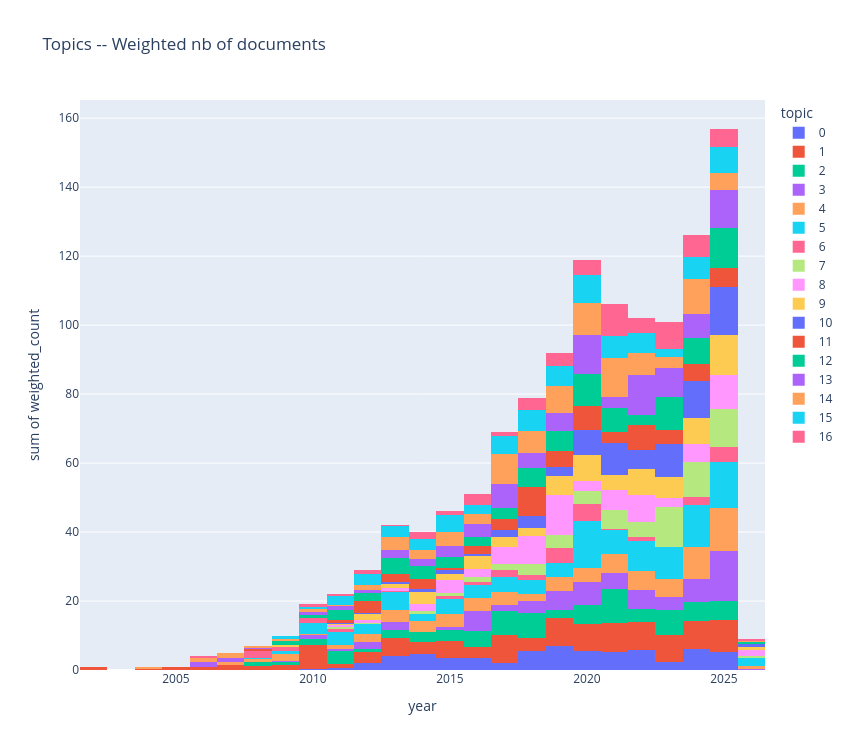

Here is the notebook cell this chart was saved with:
### Code cell
fig = px.histogram(df_agg.sort_values(by=["topic"]), x="year", y="weighted_count", color="topic",
                   title=f"Topics -- Weighted nb of documents",
                   nbins=30)
fig.update_layout(
    width = 850,
    height = 750,
)
fig.show()

### Figure 1 — Plotly figure (JSON) as saved in the notebook; plotly's stock layout.template omitted (floating-point values rounded to 4 significant figures)
{"data": [{"bingroup": "x", "histfunc": "sum", "hovertemplate": "topic=0<br>year=%{x}<br>sum of weighted_count=%{y}<extra></extra>", "legendgroup": "0", "marker": {"color": "#636efa", "pattern": {"shape": ""}}, "name": "0", "nbinsx": 30, "orientation": "v", "showlegend": true, "type": "histogram", "x": [2002.0, 2005.0, 2021.0, 2020.0, 2006.0, 2019.0, 2026.0, 2007.0, 2018.0, 2017.0, 2008.0, 2016.0, 2015.0, 2009.0, 2014.0, 2013.0, 2010.0, 2012.0, 2022.0, 2023.0, 2011.0, 2004.0, 2025.0, 2024.0], "xaxis": "x", "y": [0.0, 0.0, 5.226, 5.465, 0.0, 6.822, 0.0, 0.0, 5.577, 1.933, 0.0, 3.619, 3.624, 0.0, 4.589, 4.174, 0.2881, 2.103, 5.906, 2.338, 0.4939, 0.0, 5.28, 6.138], "yaxis": "y"}, {"bingroup": "x", "histfunc": "sum", "hovertemplate": "topic=1<br>year=%{x}<br>sum of weighted_count=%{y}<extra></extra>", "legendgroup": "1", "marker": {"color": "#EF553B", "pattern": {"shape": ""}}, "name": "1", "nbinsx": 30, "orientation": "v", "showlegend": true, "type": "histogram", "x": [2018.0, 2013.0, 2020.0, 2024.0, 2014.0, 2009.0, 2019.0, 2015.0, 2007.0, 2016.0, 2026.0, 2008.0, 2017.0, 2025.0, 2011.0, 2021.0, 2006.0, 2022.0, 2010.0, 2004.0, 2012.0, 2023.0, 2005.0, 2002.0], "xaxis": "x", "y": [3.6, 5.108, 7.745, 8.206, 3.596, 1.432, 8.171, 4.706, 1.398, 3.123, 0.01773, 1.194, 8.192, 9.282, 1.193, 8.291, 1.0, 7.998, 6.912, 0.293, 3.057, 7.74, 0.7706, 0.835], "yaxis": "y"}, {"bingroup": "x", "histfunc": "sum", "hovertemplate": "topic=2<br>year=%{x}<br>sum of weighted_count=%{y}<extra></extra>", "legendgroup": "2", "marker": {"color": "#00cc96", "pattern": {"shape": ""}}, "name": "2", "nbinsx": 30, "orientation": "v", "showlegend": true, "type": "histogram", "x": [2022.0, 2017.0, 2002.0, 2015.0, 2009.0, 2012.0, 2007.0, 2004.0, 2016.0, 2018.0, 2008.0, 2023.0, 2014.0, 2006.0, 2025.0, 2024.0, 2005.0, 2020.0, 2011.0, 2013.0, 2026.0, 2010.0, 2021.0, 2019.0], "xaxis": "x", "y": [3.776, 6.902, 0.0, 3.254, 0.9669, 1.0, 0.0, 0.0, 4.582, 7.234, 1.034, 7.306, 2.928, 0.0, 5.48, 5.381, 0.0, 5.63, 3.795, 2.445, 0.0, 1.831, 9.839, 2.335], "yaxis": "y"}, {"bingroup": "x", "histfunc": "sum", "hovertemplate": "topic=3<br>year=%{x}<br>sum of weighted_count=%{y}<extra></extra>", "legendgroup": "3", "marker": {"color": "#ab63fa", "pattern": {"shape": ""}}, "name": "3", "nbinsx": 30, "orientation": "v", "showlegend": true, "type": "histogram", "x": [2011.0, 2008.0, 2002.0, 2012.0, 2026.0, 2015.0, 2014.0, 2009.0, 2013.0, 2010.0, 2025.0, 2016.0, 2017.0, 2005.0, 2019.0, 2020.0, 2024.0, 2021.0, 2018.0, 2022.0, 2006.0, 2023.0, 2004.0, 2007.0], "xaxis": "x", "y": [0.5917, 0.0, 0.0, 2.0, 0.4034, 0.8053, 0.0, 0.1666, 2.282, 1.0, 14.36, 5.883, 1.796, 0.0, 5.654, 6.701, 6.619, 4.893, 3.464, 5.501, 1.35, 3.652, 0.0, 0.0], "yaxis": "y"}, {"bingroup": "x", "histfunc": "sum", "hovertemplate": "topic=4<br>year=%{x}<br>sum of weighted_count=%{y}<extra></extra>", "legendgroup": "4", "marker": {"color": "#FFA15A", "pattern": {"shape": ""}}, "name": "4", "nbinsx": 30, "orientation": "v", "showlegend": true, "type": "histogram", "x": [2022.0, 2012.0, 2010.0, 2016.0, 2005.0, 2021.0, 2020.0, 2011.0, 2023.0, 2013.0, 2026.0, 2002.0, 2004.0, 2009.0, 2017.0, 2019.0, 2014.0, 2025.0, 2008.0, 2024.0, 2007.0, 2006.0, 2018.0, 2015.0], "xaxis": "x", "y": [5.445, 2.286, 0.4155, 3.602, 0.0, 5.523, 3.985, 1.226, 5.248, 3.365, 0.6398, 0.0, 0.0, 2.097, 3.669, 3.928, 2.975, 12.69, 1.06, 9.332, 0.9144, 1.0, 2.241, 3.914], "yaxis": "y"}, {"bingroup": "x", "histfunc": "sum", "hovertemplate": "topic=5<br>year=%{x}<br>sum of weighted_count=%{y}<extra></extra>", "legendgroup": "5", "marker": {"color": "#19d3f3", "pattern": {"shape": ""}}, "name": "5", "nbinsx": 30, "orientation": "v", "showlegend": true, "type": "histogram", "x": [2023.0, 2017.0, 2011.0, 2022.0, 2024.0, 2018.0, 2021.0, 2012.0, 2026.0, 2020.0, 2025.0, 2013.0, 2019.0, 2015.0, 2016.0, 2014.0, 2008.0, 2004.0, 2009.0, 2007.0, 2005.0, 2006.0, 2010.0, 2002.0], "xaxis": "x", "y": [9.272, 4.376, 3.595, 8.737, 12.27, 3.846, 6.93, 2.798, 2.292, 13.79, 13.31, 5.194, 4.026, 4.324, 3.883, 2.152, 0.06496, 0.0, 0.8334, 0.0, 0.0, 0.0, 3.205, 0.0], "yaxis": "y"}, {"bingroup": "x", "histfunc": "sum", "hovertemplate": "topic=6<br>year=%{x}<br>sum of weighted_count=%{y}<extra></extra>", "legendgroup": "6", "marker": {"color": "#FF6692", "pattern": {"shape": ""}}, "name": "6", "nbinsx": 30, "orientation": "v", "showlegend": true, "type": "histogram", "x": [2020.0, 2016.0, 2018.0, 2008.0, 2004.0, 2013.0, 2006.0, 2024.0, 2015.0, 2009.0, 2023.0, 2014.0, 2005.0, 2019.0, 2012.0, 2021.0, 2022.0, 2010.0, 2017.0, 2026.0, 2007.0, 2025.0, 2002.0, 2011.0], "xaxis": "x", "y": [4.858, 0.7548, 1.712, 2.107, 0.0, 0.3341, 0.6496, 2.069, 0.9676, 1.166, 0.06699, 0.033, 0.0, 4.373, 0.0, 0.1076, 1.293, 1.508, 2.052, 0.0, 0.0, 4.365, 0.0, 1.101], "yaxis": "y"}, {"bingroup": "x", "histfunc": "sum", "hovertemplate": "topic=7<br>year=%{x}<br>sum of weighted_count=%{y}<extra></extra>", "legendgroup": "7", "marker": {"color": "#B6E880", "pattern": {"shape": ""}}, "name": "7", "nbinsx": 30, "orientation": "v", "showlegend": true, "type": "histogram", "x": [2006.0, 2015.0, 2011.0, 2009.0, 2012.0, 2020.0, 2024.0, 2025.0, 2014.0, 2023.0, 2021.0, 2007.0, 2017.0, 2022.0, 2008.0, 2026.0, 2013.0, 2018.0, 2019.0, 2002.0, 2004.0, 2016.0, 2010.0, 2005.0], "xaxis": "x", "y": [0.0, 0.8017, 0.3581, 0.03398, 0.3091, 3.793, 10.2, 11.04, 0.7377, 11.64, 5.522, 0.0, 1.84, 4.149, 0.0, 0.8055, 0.1225, 3.042, 3.813, 0.0, 0.0, 1.583, 0.006225, 0.0], "yaxis": "y"}, {"bingroup": "x", "histfunc": "sum", "hovertemplate": "topic=8<br>year=%{x}<br>sum of weighted_count=%{y}<extra></extra>", "legendgroup": "8", "marker": {"color": "#FF97FF", "pattern": {"shape": ""}}, "name": "8", "nbinsx": 30, "orientation": "v", "showlegend": true, "type": "histogram", "x": [2021.0, 2023.0, 2015.0, 2008.0, 2022.0, 2018.0, 2007.0, 2016.0, 2004.0, 2017.0, 2009.0, 2024.0, 2002.0, 2013.0, 2012.0, 2006.0, 2010.0, 2019.0, 2026.0, 2011.0, 2020.0, 2014.0, 2025.0, 2005.0], "xaxis": "x", "y": [6.001, 2.475, 3.707, 0.0, 8.072, 8.185, 0.0, 2.313, 0.0, 4.833, 0.0, 5.248, 0.0, 0.6533, 1.064, 0.0, 0.0, 11.68, 1.523, 0.7944, 2.751, 2.186, 9.727, 0.0], "yaxis": "y"}, {"bingroup": "x", "histfunc": "sum", "hovertemplate": "topic=9<br>year=%{x}<br>sum of weighted_count=%{y}<extra></extra>", "legendgroup": "9", "marker": {"color": "#FECB52", "pattern": {"shape": ""}}, "name": "9", "nbinsx": 30, "orientation": "v", "showlegend": true, "type": "histogram", "x": [2021.0, 2016.0, 2023.0, 2022.0, 2020.0, 2011.0, 2017.0, 2007.0, 2010.0, 2012.0, 2005.0, 2006.0, 2002.0, 2014.0, 2019.0, 2004.0, 2025.0, 2024.0, 2009.0, 2015.0, 2026.0, 2013.0, 2008.0, 2018.0], "xaxis": "x", "y": [4.182, 3.711, 6.132, 7.486, 7.509, 0.2827, 2.89, 0.09928, 0.0, 1.544, 0.0, 0.0, 0.0, 3.474, 5.469, 0.0, 11.63, 7.714, 0.6749, 1.824, 1.0, 1.333, 0.0, 2.2], "yaxis": "y"}, {"bingroup": "x", "histfunc": "sum", "hovertemplate": "topic=10<br>year=%{x}<br>sum of weighted_count=%{y}<extra></extra>", "legendgroup": "10", "marker": {"color": "#636efa", "pattern": {"shape": ""}}, "name": "10", "nbinsx": 30, "orientation": "v", "showlegend": true, "type": "histogram", "x": [2018.0, 2006.0, 2005.0, 2021.0, 2019.0, 2017.0, 2020.0, 2025.0, 2026.0, 2024.0, 2023.0, 2004.0, 2016.0, 2002.0, 2015.0, 2009.0, 2022.0, 2013.0, 2007.0, 2011.0, 2010.0, 2014.0, 2012.0, 2008.0], "xaxis": "x", "y": [3.633, 0.0, 0.0, 9.36, 2.609, 2.09, 7.475, 13.82, 0.8698, 10.53, 9.712, 0.0, 0.4738, 0.0, 0.9296, 0.0, 5.477, 0.6404, 0.0, 0.1039, 0.02515, 0.9278, 0.2687, 0.0], "yaxis": "y"}, {"bingroup": "x", "histfunc": "sum", "hovertemplate": "topic=11<br>year=%{x}<br>sum of weighted_count=%{y}<extra></extra>", "legendgroup": "11", "marker": {"color": "#EF553B", "pattern": {"shape": ""}}, "name": "11", "nbinsx": 30, "orientation": "v", "showlegend": true, "type": "histogram", "x": [2009.0, 2007.0, 2019.0, 2013.0, 2025.0, 2012.0, 2020.0, 2011.0, 2010.0, 2024.0, 2002.0, 2006.0, 2016.0, 2017.0, 2004.0, 2021.0, 2022.0, 2026.0, 2005.0, 2015.0, 2008.0, 2018.0, 2023.0, 2014.0], "xaxis": "x", "y": [0.01654, 0.04224, 4.688, 2.039, 5.552, 3.704, 6.733, 0.8295, 0.0, 4.966, 0.0, 0.0, 2.297, 3.223, 0.0, 3.224, 7.163, 0.0, 0.0, 0.8345, 0.7309, 8.242, 4.143, 2.648], "yaxis": "y"}, {"bingroup": "x", "histfunc": "sum", "hovertemplate": "topic=12<br>year=%{x}<br>sum of weighted_count=%{y}<extra></extra>", "legendgroup": "12", "marker": {"color": "#00cc96", "pattern": {"shape": ""}}, "name": "12", "nbinsx": 30, "orientation": "v", "showlegend": true, "type": "histogram", "x": [2022.0, 2002.0, 2020.0, 2021.0, 2004.0, 2023.0, 2024.0, 2025.0, 2006.0, 2008.0, 2015.0, 2012.0, 2019.0, 2016.0, 2014.0, 2018.0, 2011.0, 2007.0, 2009.0, 2026.0, 2017.0, 2013.0, 2010.0, 2005.0], "xaxis": "x", "y": [2.984, 0.0, 9.403, 6.765, 0.0, 9.53, 7.537, 11.66, 0.0, 0.0, 3.154, 2.12, 5.759, 2.644, 3.96, 5.501, 2.98, 0.0, 0.8856, 0.6726, 3.196, 4.698, 0.7728, 0.0], "yaxis": "y"}, {"bingroup": "x", "histfunc": "sum", "hovertemplate": "topic=13<br>year=%{x}<br>sum of weighted_count=%{y}<extra></extra>", "legendgroup": "13", "marker": {"color": "#ab63fa", "pattern": {"shape": ""}}, "name": "13", "nbinsx": 30, "orientation": "v", "showlegend": true, "type": "histogram", "x": [2016.0, 2022.0, 2025.0, 2005.0, 2015.0, 2017.0, 2008.0, 2014.0, 2023.0, 2009.0, 2002.0, 2024.0, 2004.0, 2007.0, 2013.0, 2018.0, 2006.0, 2011.0, 2021.0, 2010.0, 2020.0, 2012.0, 2026.0, 2019.0], "xaxis": "x", "y": [3.791, 11.48, 11.01, 0.0, 3.176, 6.846, 0.05748, 2.022, 8.409, 0.1587, 0.0, 7.105, 0.0, 0.9007, 2.309, 4.363, 0.0, 1.222, 3.186, 0.7556, 11.3, 0.8031, 0.0, 5.329], "yaxis": "y"}, {"bingroup": "x", "histfunc": "sum", "hovertemplate": "topic=14<br>year=%{x}<br>sum of weighted_count=%{y}<extra></extra>", "legendgroup": "14", "marker": {"color": "#FFA15A", "pattern": {"shape": ""}}, "name": "14", "nbinsx": 30, "orientation": "v", "showlegend": true, "type": "histogram", "x": [2026.0, 2010.0, 2008.0, 2009.0, 2023.0, 2020.0, 2019.0, 2005.0, 2014.0, 2002.0, 2012.0, 2004.0, 2025.0, 2013.0, 2016.0, 2021.0, 2007.0, 2011.0, 2017.0, 2024.0, 2006.0, 2015.0, 2022.0, 2018.0], "xaxis": "x", "y": [0.139, 0.906, 0.6699, 0.5684, 3.157, 9.195, 7.578, 0.1551, 2.606, 0.165, 1.638, 0.707, 4.934, 3.951, 2.874, 11.55, 1.602, 0.3894, 8.649, 10.19, 0.0, 4.058, 6.473, 6.43], "yaxis": "y"}, {"bingroup": "x", "histfunc": "sum", "hovertemplate": "topic=15<br>year=%{x}<br>sum of weighted_count=%{y}<extra></extra>", "legendgroup": "15", "marker": {"color": "#19d3f3", "pattern": {"shape": ""}}, "name": "15", "nbinsx": 30, "orientation": "v", "showlegend": true, "type": "histogram", "x": [2011.0, 2024.0, 2009.0, 2012.0, 2007.0, 2002.0, 2005.0, 2020.0, 2025.0, 2019.0, 2018.0, 2006.0, 2017.0, 2013.0, 2021.0, 2016.0, 2022.0, 2015.0, 2026.0, 2014.0, 2023.0, 2008.0, 2004.0, 2010.0], "xaxis": "x", "y": [2.626, 6.177, 1.0, 3.215, 0.0, 0.0, 0.07424, 8.045, 7.465, 6.056, 6.195, 0.0, 5.361, 2.964, 6.129, 2.763, 5.718, 4.934, 0.08711, 3.237, 2.313, 0.08262, 0.0, 0.7285], "yaxis": "y"}, {"bingroup": "x", "histfunc": "sum", "hovertemplate": "topic=16<br>year=%{x}<br>sum of weighted_count=%{y}<extra></extra>", "legendgroup": "16", "marker": {"color": "#FF6692", "pattern": {"shape": ""}}, "name": "16", "nbinsx": 30, "orientation": "v", "showlegend": true, "type": "histogram", "x": [2025.0, 2014.0, 2023.0, 2002.0, 2004.0, 2005.0, 2006.0, 2007.0, 2008.0, 2009.0, 2010.0, 2011.0, 2012.0, 2013.0, 2015.0, 2016.0, 2017.0, 2018.0, 2019.0, 2020.0, 2021.0, 2022.0, 2024.0, 2026.0], "xaxis": "x", "y": [5.405, 1.927, 7.871, 0.0, 0.0, 0.0, 0.0, 0.04339, 0.0, 0.0, 0.6454, 0.4179, 1.09, 0.3874, 0.9855, 3.104, 1.152, 3.534, 3.716, 4.618, 9.268, 4.343, 6.317, 0.5502], "yaxis": "y"}], "layout": {"barmode": "relative", "height": 750, "legend": {"title": {"text": "topic"}, "tracegroupgap": 0}, "title": {"text": "Topics -- Weighted nb of documents"}, "width": 850, "xaxis": {"anchor": "y", "domain": [0, 1], "title": {"text": "year"}}, "yaxis": {"anchor": "x", "domain": [0, 1], "title": {"text": "sum of weighted_count"}}}}
